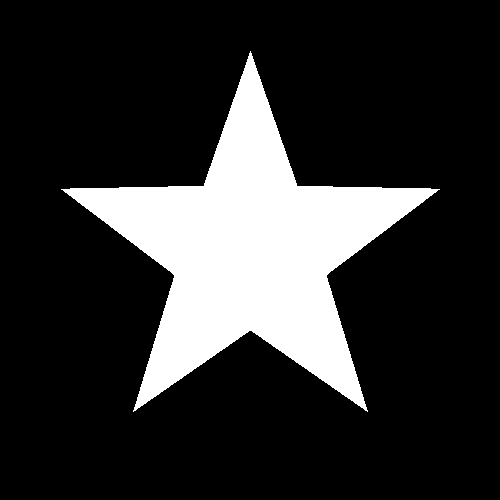
#> input picture Parcial_2025/Side A/star_500.png, 500 x 500 px
$ jupyter execute --allow-errors EXAM_P1_P2_SideA.ipynb
#> lines starting #> are read from the running program, lines starting #| are printed output that depends on the picture; after the words box and inside, x2 and y2 are one past the last pixel; in counts of white or black regions, pixels touching at a corner belong together
# Leer antes de empezar

Tenéis dos horas para resolver los tres ejercicios. Si no podéis resolver alguno, **dejadlo para el final y continuad** con el siguiente. Los ejercicios tienen diferentes niveles de dificultad, os recomendamos leerlos **todos** antes de empezar con uno de ellos. Puede que algunos os suenen, es posible que tengan algún cambio.

Resolver un examen no se limita a realizar todos los ejercicios correctamente (no siempre lo conseguimos!), también depende de saber estratégicamente en qué ejercicios y apartados invertir más o menos tiempo del examen para maximizar la puntuación.

Ánimo y mucha suerte!

# Ejercicio 1

Basandote en lo que aprendimos durante P1, crea una imagen RGB de 300x300 con tres columnas del mismo ancho que sigan los colores RGB. Luego, carga la imagen `star_500.png` y utilízala para modificar la primera imagen incrustando una **estrella amarilla invertida** en ella. Finalmente, muestra la imagen original, la imagen `star_500`, la imagen con la estrella amarilla incrustada y una versión en escala de grises. Los resultados finales deberían verse como sigue:

**Consejos útiles:**

- `rgb2gray` devuelve una imagen de tipo float en el rango [0, 1]; es posible que quieras devolverla al rango [0, 255]. Una simple multiplicación debería bastar.

[cell 1]
import numpy as np
import matplotlib.image as mpimg
from skimage import io
from skimage.transform import resize
from skimage.color import rgb2gray
from matplotlib import pyplot as plt

rgb_image = np.zeros((300, 300, 3), dtype=np.uint8) # Crear imagen 300 x 300

# Pintar las franjas de distintos colores (RGB)
rgb_image[:, :100] = [255, 0, 0]
rgb_image[:, 100:200] = [0, 255, 0]
rgb_image[:, 200:] = [0, 0, 255]

star_mask = mpimg.imread("star_500.png") # Cargar imagen de estrella
#> star_mask: shape (500, 500) float32; values 0 (black) and 1 (white), 18.8% white; 1 white region, box (x1, y1, x2, y2) and area: (61, 51, 440, 412) 47028
star_mask = star_mask[::-1, :] # Flipear la estrella verticalmente
#> star_mask: shape (500, 500) float32; values 0 (black) and 1 (white), 18.8% white; 1 white region, box (x1, y1, x2, y2) and area: (61, 88, 440, 449) 47028

star_mask_300 = resize(star_mask, (300, 300)) # Redimensionar la estrella a 300 x 300

# Crear una copia de la imagen RGB y aplicar la mascara de estrella de color amarillo
rgb_with_yellow_star = rgb_image.copy()
rgb_with_yellow_star[star_mask_300 > 0] = [255, 255, 0]

grayscale = rgb2gray(rgb_with_yellow_star) # Pasamos la imagen a grayscale

# Mostrar resultado
fig = plt.figure(figsize=(12, 4))

fig.add_subplot(1, 4, 1)
plt.imshow(rgb_image)
plt.title('RGB Image')
plt.axis('off')

fig.add_subplot(1, 4, 2)
plt.imshow(star_mask, cmap='gray')
plt.title('Flipped Star Mask')
plt.axis('off')

fig.add_subplot(1, 4, 3)
plt.imshow(rgb_with_yellow_star)
plt.title('RGB with Yellow Flipped Star')
plt.axis('off')

fig.add_subplot(1, 4, 4)
plt.imshow(grayscale, cmap='gray')
plt.title('Grayscale')
plt.axis('off')

plt.tight_layout()
plt.show()
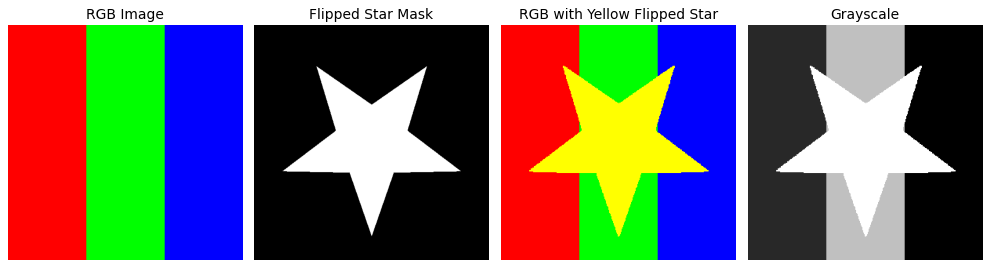
#> figure drawn by matplotlib, 4 panels

# Ejercicio 2

1. Carga la imagen `cr.jpg`, conviértela a escala de grises con `rgb2gray` y muestra la imagen en escala de grises en el primer subplot.
2. Calcula su histograma y los bins con `np.histogram()` o lo que consideres oportuno, usando `bins=256` y `range=(0, 1)`. Muestra el histograma en el segundo subplot.
3. A partir de los bins, obtén la intensidad de los percentiles 25, 50 y 75 y dibuja una línea vertical sobre el histograma (es decir, el segundo subplot). Puedes usar `.axvline(x)`, `.plot([x, x], [ymin, ymax])` o `.vlines(x=x, ymin=ymin, ymax=ymax)` para hacer la línea vertical.
4. Recorta todas las intensidades por debajo de los percentiles especificados en la imagen en escala de grises y muéstrala en siguientes subplots.

El resultado debería verse así:

[cell 2]
import matplotlib.pyplot as plt
from skimage.io import imread
from skimage.color import rgb2gray
import numpy as np

image = imread('cr.jpg')
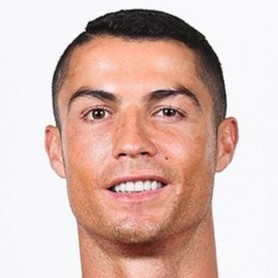
#> input picture Parcial_2025/Side A/cr.jpg, 278 x 278 px
#> image is the input picture: shape (278, 278, 3); mean R, G, B 216.3, 187.1, 178.6
image_gray = rgb2gray(image)
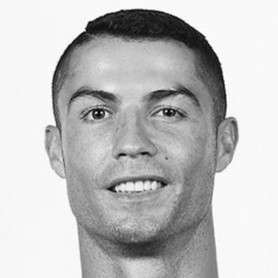
#> image_gray: shape (278, 278) float64; min 0.00667, max 1, mean 0.756

# Calcular los valores de intensidad para el 25, 50 y 75 percentil
p25 = np.percentile(image_gray, 25)
#> p25 = 0.595
p50 = np.percentile(image_gray, 50)
#> p50 = 0.798
p75 = np.percentile(image_gray, 75)
#> p75 = 0.973

# Crear copias de la imagen en grises para cada umbral
img_p25 = image_gray.copy()
img_p50 = image_gray.copy()
img_p75 = image_gray.copy()

# Aplicar los cortes (cutoff): los píxeles menores al percentil se vuelven negros (0)
img_p25[img_p25 < p25] = 0
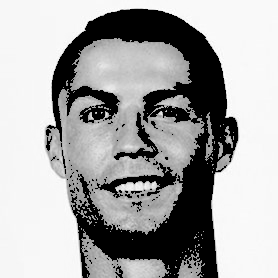
#> img_p25: shape (278, 278) float64; min 0, max 1, mean 0.655
img_p50[img_p50 < p50] = 0
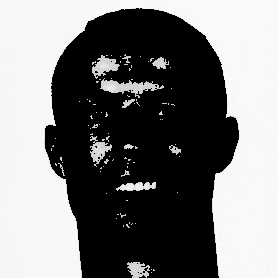
#> img_p50: shape (278, 278) float64; min 0, max 1, mean 0.482
img_p75[img_p75 < p75] = 0
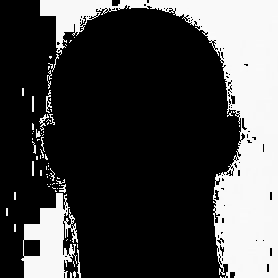
#> img_p75: shape (278, 278) float64; min 0, max 1, mean 0.273

# Mostrar resultado
fig, axes = plt.subplots(1, 5, figsize=(10, 4))

axes[0].imshow(image_gray, cmap='gray')
axes[0].set_title('Grayscale Image')

#> (the rest of this cell did not finish here and is left out)

# Ejercicio 3

¡Los cuadrantes están de vuelta! Debes dividir la imagen `messi.jpg` en cuatro cuadrantes diferentes. Se deben aplicar las siguientes modificaciones:

1. Q0: Nada, imagen RGB original.
2. Q1: Resultado de un *high-pass filter*.
3. Q2: Resultado de un *low-pass filter* en RGB (mostrando los colores).
4. Q3: Canny *edges* del cuadrante.

Pista: `skimage.feature.canny()` espera una imagen en escala de grises, pero no debería ser un problema. Puedes introducir una imagen en escala de grises y obtener una salida también en escala de grises; luego puedes repetir esta salida tres veces para formar los tres canales de una imagen RGB.

La imagen resultante debería verse así:

[cell 3]
import numpy as np
import matplotlib.pyplot as plt
from skimage import io, color, feature, img_as_float
from scipy.ndimage import gaussian_filter

img = img_as_float(io.imread('messi.jpg'))
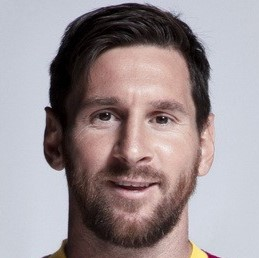
#> input picture Parcial_2025/Side A/messi.jpg, 259 x 258 px

img_gray = color.rgb2gray(img)
height, width = img_gray.shape
#> height = 258; width = 259

result = np.zeros_like(img)

# Q0
result[:height//2, :width//2] = img[:height//2, :width//2]

# Q1
sigma_high = 3
low_pass_gray = gaussian_filter(img_gray, sigma=sigma_high)
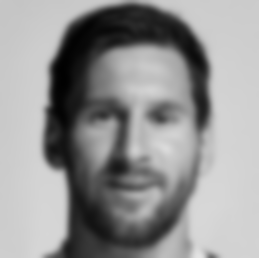
#> low_pass_gray: shape (258, 259) float64; min 0.00588, max 0.894, mean 0.581
high_pass = img_gray - low_pass_gray
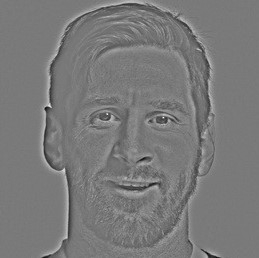
#> high_pass: shape (258, 259) float64; min -0.487, max 0.53, mean -4.91e-17; drawn with min black and max white
high_pass = np.clip(high_pass + 0.5, 0, 1)
result[:height//2, width//2:] = np.stack((high_pass[:height//2, width//2:],)*3, axis=-1)
# Q2
sigma_low = 5
low_pass_rgb = gaussian_filter(img, sigma=[sigma_low, sigma_low, 0])
result[height//2:, :width//2] = low_pass_rgb[height//2:, :width//2]

# Q3
sigma_canny = 2
edges = feature.canny(img_gray, sigma=sigma_canny)
#> edges: shape (258, 259) bool; 4.2% white in thin lines or dots, all inside (x1, y1, x2, y2) = (43, 3, 218, 257)

result[height//2:, width//2:] = np.stack((edges[height//2:, width//2:],)*3, axis=-1)
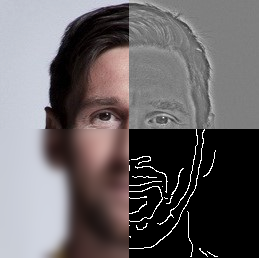
#> result: shape (258, 259, 3) float64; mean R, G, B 0.405, 0.386, 0.394

# Mostrar el resultado final
fig, ax = plt.subplots(figsize=(8, 8))
ax.imshow(result)
ax.set_title("Q0: Original | Q1: High-pass | Q2: Low-pass | Q3: Contours")
ax.axis('off')
plt.show()
